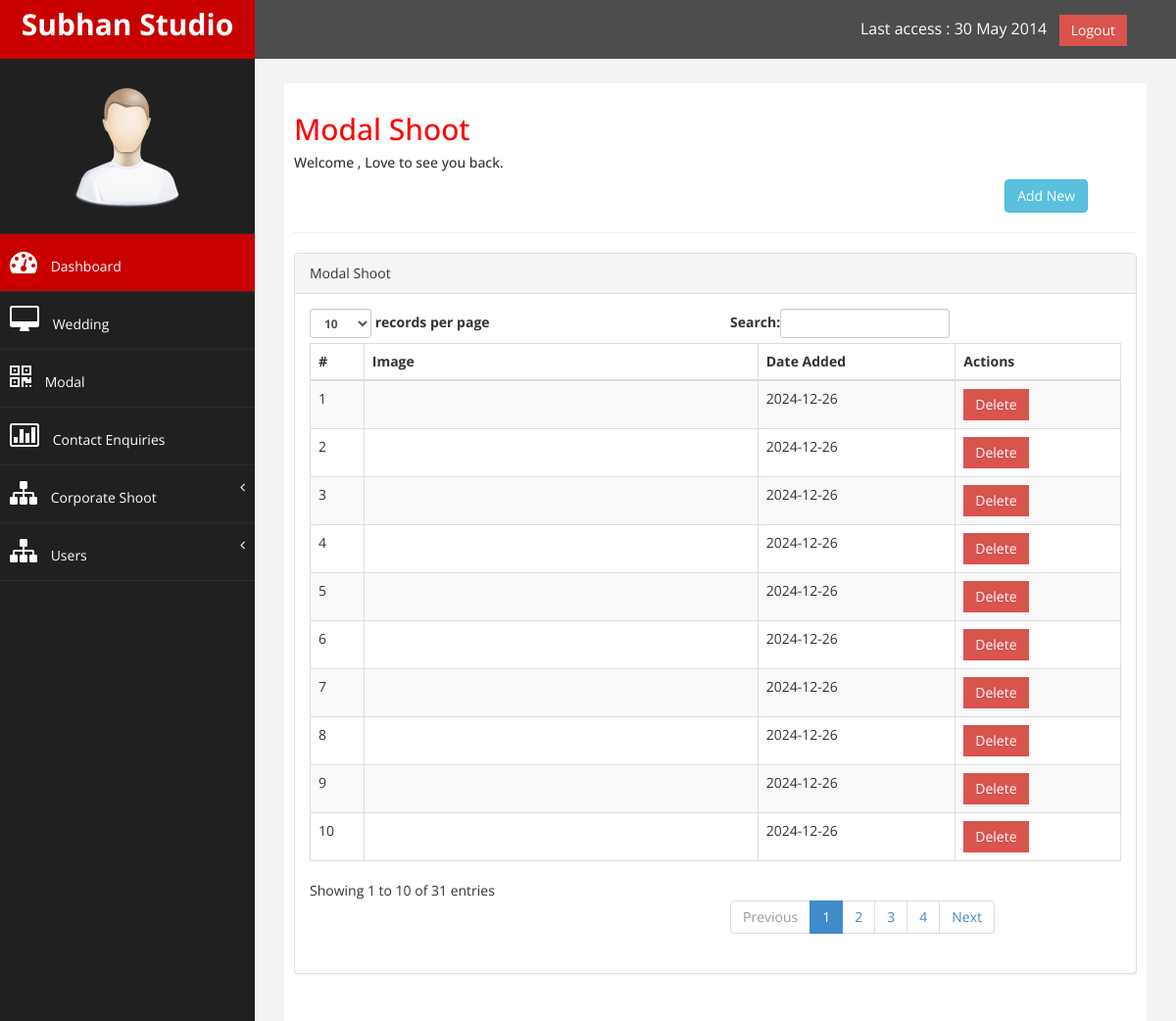
/ss-admin/modal.php (signed in), run on the app's committed database.
### tables this page shows
CREATE TABLE `modal_shoot` (
  `img_id` int(44) NOT NULL,
  `img_name` varchar(255) NOT NULL,
  `date_added` date NOT NULL DEFAULT current_timestamp()
);

### ss-admin/modal.php (the view, shortened to what this page needs)
<?php
include('header.php');
?>
<div id="page-wrapper" >
	<div id="page-inner">
		<div class="row">
			<div class="col-md-12">
				<h2>Modal Shoot</h2>
				<h5>Welcome , Love to see you back. </h5>
				<a href="add-modal-img.php">
					<button class="btn btn-info" style="float: right; margin-right: 50px;"> Add New</button>
				</a>
			</div>
		</div>
		<hr />
		<div class="row">
			<div class="col-md-12">
				<div class="panel panel-default">
					<div class="panel-heading">
						Modal Shoot
					</div>
					<div class="panel-body">
						<div class="table-responsive">
							<table class="table table-striped table-bordered table-hover" id="wedding">
								<thead>
									<tr>
										<th>#</th>
										<th>Image</th>
										<th>Date Added</th>
										<th>Actions</th>
									</tr>
								</thead>
								<tbody>
									<?php
									$query=mysqli_query($connect,"SELECT * FROM `modal_shoot`");
									while($mrow = mysqli_fetch_array($query)){
									?>
									<tr class="odd gradeX">
										<td>
											<?php echo $mrow['img_id']; ?>
										</td>
										<td>
										</td>
										<td class="center">
											<?php echo $mrow['date_added']; ?>
										</td>
										<td class="center">
											<a href="del-modal.php?img_id=<?php echo $mrow['img_id'] ?>">
												<button class="btn square-btn-adjust btn-danger">Delete</button>
											</a>
										</td>
									</tr>
									<?php
									}
									?>
								</tbody>
							</table>
						</div>
					</div>
				</div>
			</div>
		</div>
	</div>
</div>
<?php
include('footer.php');
?>

### ss-admin/header.php (shortened to what this page needs)
<!DOCTYPE html>
<html xmlns="http://www.w3.org/1999/xhtml">
	<head>
		<link href="css/bootstrap.css" rel="stylesheet" />
		<link href="css/font-awesome.css" rel="stylesheet" />
		<link href="js/morris/morris-0.4.3.min.css" rel="stylesheet" />
		<link href="css/custom.css" rel="stylesheet" />
	</head>
	<body>
		<div id="wrapper">
			<nav class="navbar navbar-default navbar-cls-top " role="navigation" style="margin-bottom: 0">
				<div class="navbar-header">
					<a class="navbar-brand" href="dashboard.php">Subhan Studio</a>
				</div>
				<div style="color: white; padding: 15px 50px 5px 50px; float: right; font-size: 16px;">
					Last access : 30 May 2014 &nbsp;
					<a href="index.php?logout='1'" class="btn btn-danger square-btn-adjust">Logout</a>
				</div>
			</nav>
			<?php
			include('sidebar.php');
			?>

### ss-admin/sidebar.php (shortened to what this page needs)
            <nav class="navbar-default navbar-side" role="navigation">
        <div class="sidebar-collapse">
            <ul class="nav" id="main-menu">
<li class="text-center">
                <img src="img/find_user.png" class="user-image img-responsive"/>
	</li>
                <li>
                    <a class="active-menu"  href="dashboard.php"><i class="fa fa-dashboard fa-2x"></i> Dashboard</a>
                </li>
                 <li>
                    <a  href="wedding.php"><i class="fa fa-desktop fa-2x"></i> Wedding </a>
                </li>
                <li>
                    <a  href="modal.php"><i class="fa fa-qrcode fa-2x"></i> Modal</a>
                </li>
		   <li  >
                    <a   href="contact-enquiries.php"><i class="fa fa-bar-chart-o fa-2x"></i> Contact Enquiries</a>
                </li>
                <li>
                    <a href="#"><i class="fa fa-sitemap fa-2x"></i> Corporate Shoot<span class="fa arrow"></span></a>
                  </li>
	 <li>
                    <a href="#"><i class="fa fa-sitemap fa-2x"></i> Users<span class="fa arrow"></span></a>
                  </li>
            </ul>
        </div>
    </nav>

### ss-admin/footer.php (shortened to what this page needs)
      </div>
	</body>
</html>

### ss-admin/css/custom.css (style rules this page uses)
body { font-family: 'Open Sans', sans-serif; }
#wrapper { width: 100%; background:#202020; }
#page-wrapper { padding: 15px 15px; min-height: 600px; background:#F3F3F3; }
#page-inner { width:100%; margin:10px 20px 10px 0px; background-color:#fff!important; padding:10px; min-height:1200px; }
.text-center { text-align:center; }
h2 { color: #f00; }
.square-btn-adjust { border: 0px solid transparent; -webkit-border-radius: 0px; -moz-border-radius: 0px; border-radius: 0px; }
.user-image { margin: 25px auto; -webkit-border-radius: 10px; -moz-border-radius: 10px; border-radius: 10px; max-height:170px; max-width:170px; }
.navbar-cls-top .navbar-brand { color: #fff; background: #C90000; width: 260px; text-align: center; height: 60px; font-size: 30px; font-weight: 700; }
.active-menu { background-color:#C90000!important; }
.arrow { float: right; }
.fa.arrow:before { content: "\f104"; }
.sidebar-collapse , .sidebar-collapse .nav { background:none; }
.sidebar-collapse .nav { padding:0; }
.sidebar-collapse .nav > li > a { color:#fff; background:#202020; text-shadow:none; }
.sidebar-collapse > .nav > li > a { padding:15px 10px; }
.sidebar-collapse > .nav > li { border-bottom: 1px solid rgba(107, 108, 109, 0.19); }
.navbar-side { border:none; background-color: #202020; }
.navbar-cls-top { background:#4D4D4D; border-bottom:none; }
.navbar-default { border:0px solid black; }
.navbar-header { background: #A70303; }
.nav > li > a > i { margin-right:10px; }
@media (min-width:768px) { #page-wrapper { margin: 0 0 0 260px; padding: 15px 30px; min-height: 1200px; } }
@media (min-width:768px) { .navbar-side { z-index: 1; position: absolute; width: 260px; } }
@media (min-width:768px) { .navbar { border-radius: 0px; } }

### data on the page
modal_shoot: img_id "1", date_added "2024-12-26"
modal_shoot: img_id "2", date_added "2024-12-26"
modal_shoot: img_id "3", date_added "2024-12-26"
modal_shoot: img_id "4", date_added "2024-12-26"
modal_shoot: img_id "5", date_added "2024-12-26"
modal_shoot: img_id "6", date_added "2024-12-26"
modal_shoot: img_id "7", date_added "2024-12-26"
modal_shoot: img_id "8", date_added "2024-12-26"
modal_shoot: img_id "9", date_added "2024-12-26"
modal_shoot: img_id "10", date_added "2024-12-26"
